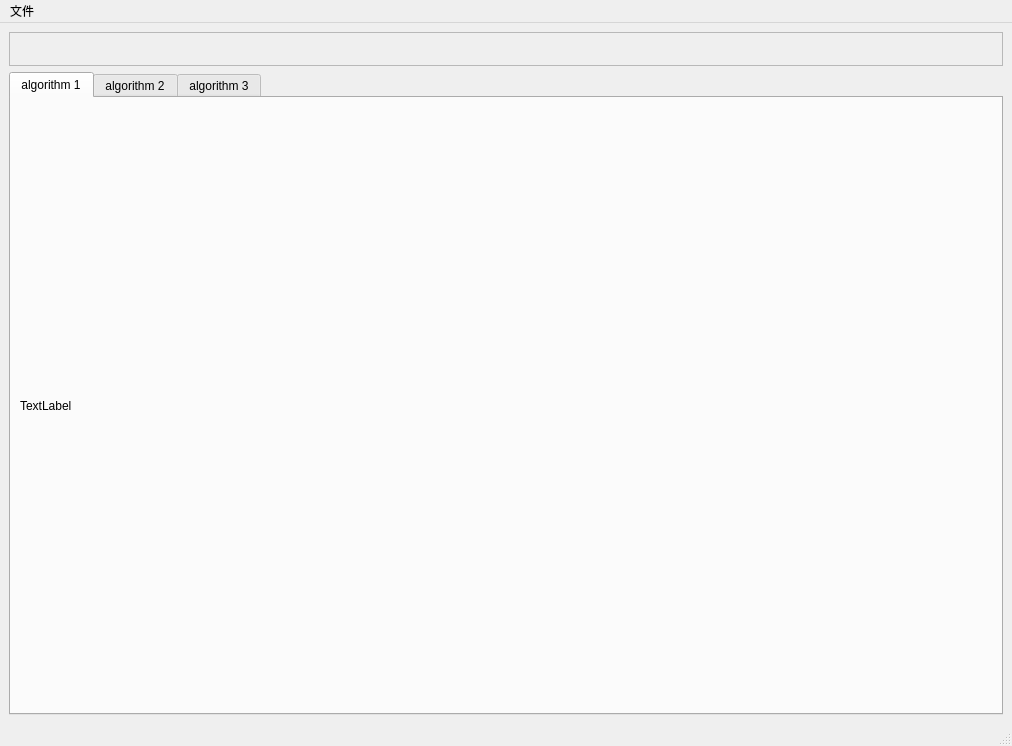
<?xml version="1.0" encoding="UTF-8"?>
<ui version="4.0">
 <class>MainWindow</class>
 <widget class="QMainWindow" name="MainWindow">
  <property name="geometry">
   <rect>
    <x>0</x>
    <y>0</y>
    <width>1012</width>
    <height>746</height>
   </rect>
  </property>
  <property name="windowTitle">
   <string>运动轨迹分析</string>
  </property>
  <property name="windowIcon">
   <iconset resource="resource.qrc">
    <normaloff>:/res/icon.png</normaloff>:/res/icon.png</iconset>
  </property>
  <property name="autoFillBackground">
   <bool>false</bool>
  </property>
  <property name="styleSheet">
   <string notr="true"/>
  </property>
  <property name="toolButtonStyle">
   <enum>Qt::ToolButtonIconOnly</enum>
  </property>
  <widget class="QWidget" name="centralwidget">
   <layout class="QVBoxLayout" name="verticalLayout_2">
    <item>
     <widget class="QFrame" name="frame">
      <property name="frameShape">
       <enum>QFrame::StyledPanel</enum>
      </property>
      <property name="frameShadow">
       <enum>QFrame::Raised</enum>
      </property>
      <layout class="QHBoxLayout" name="horizontalLayout">
       <item>
        <widget class="QLabel" name="label_jiaoda">
         <property name="enabled">
          <bool>true</bool>
         </property>
         <property name="sizePolicy">
          <sizepolicy hsizetype="Preferred" vsizetype="Preferred">
           <horstretch>0</horstretch>
           <verstretch>0</verstretch>
          </sizepolicy>
         </property>
         <property name="contextMenuPolicy">
          <enum>Qt::NoContextMenu</enum>
         </property>
         <property name="acceptDrops">
          <bool>false</bool>
         </property>
         <property name="text">
          <string/>
         </property>
         <property name="textFormat">
          <enum>Qt::AutoText</enum>
         </property>
         <property name="pixmap">
          <pixmap resource="resource.qrc">:/res/icon.png</pixmap>
         </property>
         <property name="scaledContents">
          <bool>true</bool>
         </property>
         <property name="wordWrap">
          <bool>false</bool>
         </property>
         <property name="margin">
          <number>20</number>
         </property>
         <property name="indent">
          <number>-1</number>
         </property>
         <property name="openExternalLinks">
          <bool>false</bool>
         </property>
        </widget>
       </item>
      </layout>
     </widget>
    </item>
    <item>
     <widget class="QTabWidget" name="tabWidget">
      <property name="currentIndex">
       <number>0</number>
      </property>
      <widget class="QWidget" name="tab_1">
       <attribute name="title">
        <string>algorithm 1</string>
       </attribute>
       <layout class="QVBoxLayout" name="verticalLayout">
        <item>
         <widget class="QLabel" name="label_image">
          <property name="text">
           <string>TextLabel</string>
          </property>
         </widget>
        </item>
       </layout>
       <zorder>label_jiaoda</zorder>
       <zorder>label_image</zorder>
      </widget>
      <widget class="QWidget" name="tab_2">
       <attribute name="title">
        <string>algorithm 2</string>
       </attribute>
      </widget>
      <widget class="QWidget" name="tab_3">
       <attribute name="title">
        <string>algorithm 3</string>
       </attribute>
      </widget>
     </widget>
    </item>
   </layout>
  </widget>
  <widget class="QMenuBar" name="menubar">
   <property name="geometry">
    <rect>
     <x>0</x>
     <y>0</y>
     <width>1012</width>
     <height>26</height>
    </rect>
   </property>
   <widget class="QMenu" name="menu">
    <property name="title">
     <string>文件</string>
    </property>
    <addaction name="actionChoose_txt"/>
    <addaction name="actionChoose_video"/>
    <addaction name="separator"/>
    <addaction name="actionbegin"/>
   </widget>
   <addaction name="menu"/>
  </widget>
  <widget class="QStatusBar" name="statusbar"/>
  <action name="actionChoose_txt">
   <property name="text">
    <string>选择文本</string>
   </property>
  </action>
  <action name="actionChoose_video">
   <property name="text">
    <string>选择视频</string>
   </property>
  </action>
  <action name="actionbegin">
   <property name="text">
    <string>运行</string>
   </property>
  </action>
 </widget>
 <resources>
  <include location="resource.qrc"/>
 </resources>
 <connections/>
</ui>
